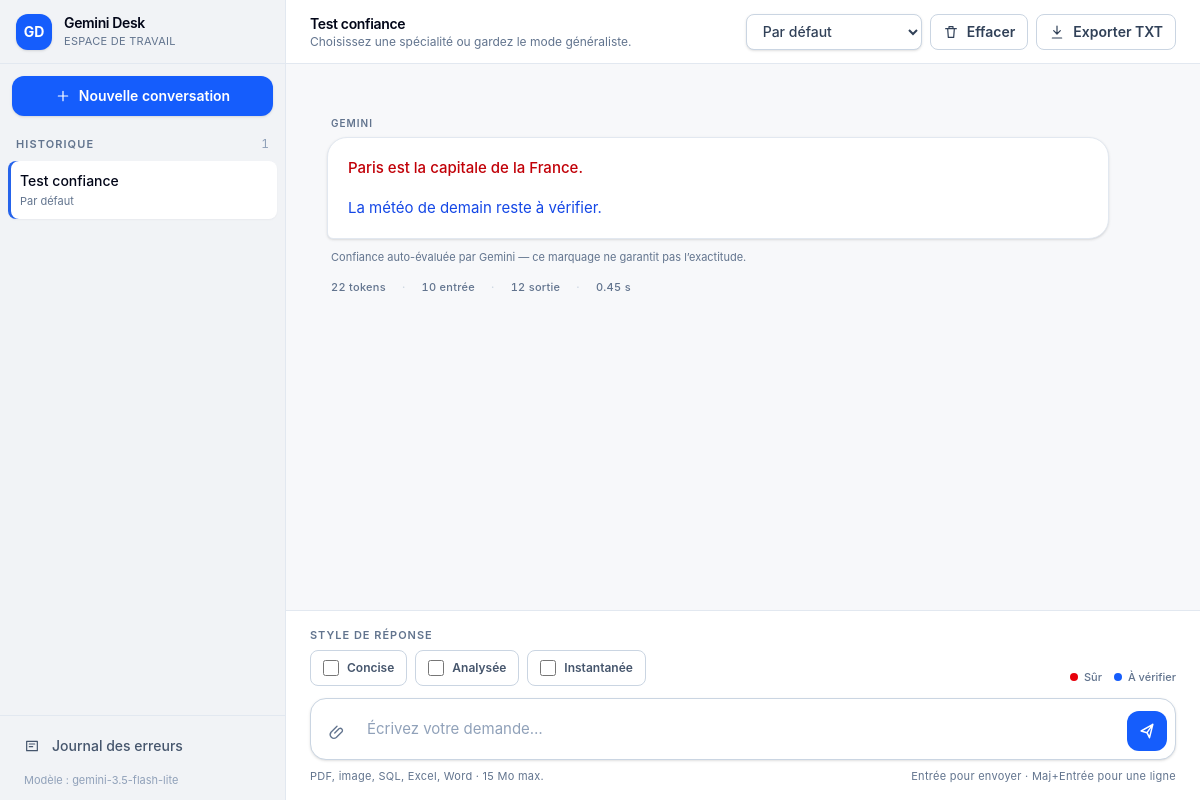
Screenshot of /?conversation_id=1 with the database file from the repository.
### app/models.py (models this page shows, shortened)
class Conversation(db.Model):
    __tablename__ = "conversations"
    id = db.Column(db.Integer, primary_key=True)
    title = db.Column(db.String(160), nullable=False, default="Nouvelle conversation")
    category = db.Column(db.String(40), nullable=False, default="default", index=True)
    created_at = db.Column(db.DateTime, nullable=False, default=utcnow)
    updated_at = db.Column(db.DateTime, nullable=False, default=utcnow, onupdate=utcnow, index=True)
    messages = db.relationship(
        "Message",
        back_populates="conversation",
        cascade="all, delete-orphan",
        order_by="Message.created_at",
    )

class Message(db.Model):
    __tablename__ = "messages"
    id = db.Column(db.Integer, primary_key=True)
    conversation_id = db.Column(
        db.Integer,
        db.ForeignKey("conversations.id", ondelete="CASCADE"),
        nullable=False,
        index=True,
    )
    role = db.Column(db.String(20), nullable=False)
    content = db.Column(db.Text, nullable=False)
    attachment_name = db.Column(db.String(255))
    attachment_text = db.Column(db.Text().with_variant(MEDIUMTEXT(), "mysql"))
    sql_report = db.Column(db.JSON)
    confidence_segments = db.Column(db.JSON)
    input_tokens = db.Column(db.Integer)
    output_tokens = db.Column(db.Integer)
    total_tokens = db.Column(db.Integer)
    response_time_ms = db.Column(db.Integer)
    created_at = db.Column(db.DateTime, nullable=False, default=utcnow, index=True)
    conversation = db.relationship("Conversation", back_populates="messages")

### app/routes.py (the view)
@bp.get("/")
def index():
    conversations = Conversation.query.order_by(Conversation.updated_at.desc()).all()
    selected_id = request.args.get("conversation_id", type=int)
    current = _conversation_or_none(selected_id)
    if selected_id and current is None:
        current = conversations[0] if conversations else None
    return render_template(
        "chat.html",
        conversations=conversations,
        current=current,
        categories=CATEGORIES,
        model=current_app.config["GEMINI_MODEL"],
    )

### app/markdown_utils.py (called while the page is built)
def _normalise_lists(source):
    lines = source.splitlines()
    normalized = []
    in_fenced_code = False
    previous_was_list_item = False
    for line in lines:
        if line.lstrip().startswith("```"):
            in_fenced_code = not in_fenced_code
        is_list_item = not in_fenced_code and bool(LIST_ITEM_PATTERN.match(line))
        if (
            is_list_item
            and normalized
            and normalized[-1].strip()
            and not previous_was_list_item
        ):
            normalized.append("")
        normalized.append(line)
        previous_was_list_item = is_list_item
    return "\n".join(normalized)

def render_markdown(value):
    source = _normalise_lists(str(value or ""))
    rendered = markdown.markdown(
        source,
        extensions=["fenced_code", "tables", "sane_lists"],
        output_format="html5",
    )
    cleaned = bleach.clean(
        rendered,
        tags=ALLOWED_TAGS,
        attributes=ALLOWED_ATTRIBUTES,
        protocols={"http", "https", "mailto"},
        strip=True,
    )
    return Markup(cleaned)

### app/routes.py (called while the page is built)
def _conversation_or_none(conversation_id):
    if not conversation_id:
        return None
    return db.session.get(Conversation, conversation_id)

### templates/chat.html (shortened to what this page needs)
{% extends "base.html" %}
{% block body %}
<div class="h-dvh overflow-hidden" id="app" data-conversation-id="{{ current.id if current else '' }}">
  <aside id="sidebar" class="fixed inset-y-0 left-0 z-40 flex w-[286px] -translate-x-full flex-col border-r border-slate-200 bg-[#f1f3f6] transition-transform duration-200 lg:translate-x-0">
    <div class="flex h-16 items-center justify-between border-b border-slate-200 px-4">
      <a href="/" class="flex min-w-0 items-center gap-3" aria-label="Accueil Gemini Desk">
        <span class="grid size-9 shrink-0 place-items-center rounded-xl bg-blue-600 text-sm font-bold text-white shadow-sm">GD</span>
        <span class="min-w-0">
          <span class="block truncate text-sm font-semibold tracking-tight">Gemini Desk</span>
          <span class="block truncate text-[11px] tracking-wide text-slate-500">ESPACE DE TRAVAIL</span>
        </span>
      </a>
    </div>
    <div class="px-3 pt-3">
      <button id="new-conversation" type="button" class="flex w-full items-center justify-center gap-2 rounded-xl bg-blue-600 px-4 py-2.5 text-sm font-semibold text-white shadow-sm transition-colors hover:bg-blue-700 focus-visible:outline focus-visible:outline-2 focus-visible:outline-offset-2 focus-visible:outline-blue-600">
        <svg class="size-4" viewBox="0 0 24 24" aria-hidden="true"><path d="M12 5v14M5 12h14" /></svg>
        Nouvelle conversation
      </button>
    </div>
    <div class="mt-5 flex items-center justify-between px-4">
      <h2 class="text-[11px] font-semibold uppercase tracking-[0.1em] text-slate-500">Historique</h2>
      <span id="conversation-count" class="text-xs tabular-nums text-slate-400">{{ conversations|length }}</span>
    </div>
    <nav id="conversation-list" class="mt-2 min-h-0 flex-1 overflow-y-auto px-2 pb-4" aria-label="Historique des conversations">
      {% for conversation in conversations %}
      <div class="conversation-row group {% if current and conversation.id == current.id %}is-active{% endif %}" data-conversation-row="{{ conversation.id }}">
        <a href="/?conversation_id={{ conversation.id }}" class="min-w-0 flex-1 py-2.5 pl-3">
          <span class="block truncate text-sm font-medium" data-conversation-title>{{ conversation.title }}</span>
          <span class="mt-0.5 block truncate text-[11px] text-slate-500">{{ categories[conversation.category].label }}</span>
        </a>
      </div>
      {% else %}
      <p id="history-empty" class="px-3 py-8 text-center text-sm leading-6 text-slate-500">Aucune conversation enregistrée.</p>
      {% endfor %}
    </nav>
    <div class="border-t border-slate-200 p-3">
      <a href="{{ url_for('main.journal') }}" class="flex items-center gap-3 rounded-lg px-3 py-2 text-sm font-medium text-slate-600 transition-colors hover:bg-white hover:text-slate-950">
        <svg class="size-4" viewBox="0 0 24 24" aria-hidden="true"><path d="M4 5h16v14H4zM8 9h8M8 13h5" /></svg>
        Journal des erreurs
      </a>
      <p class="mt-2 px-3 text-[11px] text-slate-400">Modèle : {{ model }}</p>
    </div>
  </aside>
  <main class="flex h-full min-w-0 flex-col overflow-hidden lg:pl-[286px]">
    <header class="flex min-h-16 shrink-0 flex-wrap items-center gap-3 border-b border-slate-200 bg-white px-4 py-2 sm:h-16 sm:flex-nowrap sm:px-6 sm:py-0">
      <div class="min-w-0 flex-1">
        <h1 id="page-title" class="truncate text-sm font-semibold tracking-tight">{{ current.title if current else 'Nouvelle conversation' }}</h1>
        <p class="hidden text-xs text-slate-500 sm:block">Choisissez une spécialité ou gardez le mode généraliste.</p>
      </div>
      <div class="order-last flex w-full min-w-0 items-center gap-2 sm:order-none sm:w-auto">
        <select id="category-select" class="control-select min-w-0 flex-1 sm:flex-none" aria-label="Catégorie de l'assistant">
          {% for key, category in categories.items() %}
          <option value="{{ key }}" {% if current and current.category == key %}selected{% endif %}>{{ category.label }}</option>
          {% endfor %}
        </select>
        <button id="clear-conversation" type="button" class="secondary-button" {% if not current %}disabled{% endif %}>
          <svg class="size-4" viewBox="0 0 24 24" aria-hidden="true"><path d="M4 7h16M9 7V4h6v3M7 7l1 13h8l1-13" /></svg>
          <span class="hidden sm:inline">Effacer</span>
        </button>
        <a id="export-link" href="{% if current %}{{ url_for('main.export_conversation', conversation_id=current.id) }}{% else %}#{% endif %}" class="secondary-button {% if not current %}pointer-events-none opacity-50{% endif %}">
          <svg class="size-4" viewBox="0 0 24 24" aria-hidden="true"><path d="M12 3v12M7 10l5 5 5-5M5 21h14" /></svg>
          <span class="hidden md:inline">Exporter TXT</span>
        </a>
      </div>
    </header>
    <section id="message-panel" class="min-h-0 flex-1 overflow-y-auto" aria-label="Messages">
      <div id="messages" class="mx-auto w-full max-w-4xl px-4 py-8 sm:px-8 sm:py-10" aria-live="polite">
        {% if current and current.messages %}
          {% for message in current.messages %}
          <article class="message-block {{ 'message-user' if message.role == 'user' else 'message-assistant' }}" data-message-id="{{ message.id }}">
            <div class="message-role">{{ 'Vous' if message.role == 'user' else 'Gemini' }}</div>
            {% if message.role == 'assistant' and message.confidence_segments %}
            <div class="message-content markdown-body confidence-content" aria-label="Réponse avec niveaux de confiance">
              {% for segment in message.confidence_segments %}<div class="confidence-segment confidence-{{ segment.confidence }}" data-confidence="{{ segment.confidence }}">{{ segment.text|markdown }}</div>{% endfor %}
            </div>
            <p class="confidence-caption">Confiance auto-évaluée par Gemini — ce marquage ne garantit pas l’exactitude.</p>
            {% else %}
            <div class="message-content{% if message.role == 'assistant' %} markdown-body{% endif %}">{% if message.role == 'assistant' %}{{ message.content|markdown }}{% else %}{{ message.content }}{% endif %}</div>
            {% endif %}
            {% if message.role == 'assistant' and message.total_tokens is not none %}
            <div class="message-metrics">
              <span>{{ message.total_tokens }} tokens</span>
              <span>{{ message.input_tokens or 0 }} entrée</span>
              <span>{{ message.output_tokens or 0 }} sortie</span>
              <span>{{ '%.2f'|format((message.response_time_ms or 0) / 1000) }} s</span>
            </div>
            {% endif %}
          </article>
          {% endfor %}
        {% endif %}
      </div>
    </section>
    <div class="shrink-0 border-t border-slate-200 bg-white px-4 py-4 sm:px-6">
      <form id="chat-form" class="mx-auto w-full max-w-4xl" enctype="multipart/form-data">
        <div class="mb-3 flex flex-col gap-2 sm:flex-row sm:items-end sm:justify-between">
          <fieldset class="min-w-0">
            <legend class="mb-1.5 text-[11px] font-semibold uppercase tracking-[0.09em] text-slate-500">Style de réponse</legend>
            <div class="flex flex-wrap gap-2">
              <label class="response-mode" title="Va à l’essentiel et évite les répétitions.">
                <input type="checkbox" name="response_modes" value="concise" />
                <span>Concise</span>
              </label>
              <label class="response-mode" title="Vérifie les hypothèses et structure la conclusion.">
                <input type="checkbox" name="response_modes" value="analyzed" />
                <span>Analysée</span>
              </label>
              <label class="response-mode" title="Donne immédiatement le résultat principal.">
                <input type="checkbox" name="response_modes" value="instant" />
                <span>Instantanée</span>
              </label>
            </div>
          </fieldset>
          <div class="confidence-legend" aria-label="Légende de confiance déclarée par Gemini">
            <span><i class="confidence-dot confidence-dot-sure"></i>Sûr</span>
            <span><i class="confidence-dot confidence-dot-uncertain"></i>À vérifier</span>
          </div>
        </div>
        <div class="composer">
          <label for="file-input" class="icon-button shrink-0 cursor-pointer" title="Importer un fichier">
            <svg viewBox="0 0 24 24" aria-hidden="true"><path d="M9 12l6-6a3 3 0 014 4l-8 8a5 5 0 01-7-7l8-8" /></svg>
          </label>
          <textarea id="message-input" name="message" rows="1" placeholder="Écrivez votre demande…" class="min-h-11 max-h-40 min-w-0 flex-1 resize-none bg-transparent px-2 py-2.5 text-[15px] leading-6 text-slate-950 placeholder:text-slate-400 focus:outline-none"></textarea>
          <button id="send-button" type="submit" class="grid size-10 shrink-0 place-items-center rounded-xl bg-blue-600 text-white transition-colors hover:bg-blue-700 disabled:cursor-not-allowed disabled:opacity-50" aria-label="Envoyer">
            <svg class="size-5" viewBox="0 0 24 24" aria-hidden="true"><path d="M5 12l14-8-4 16-3-6-7-2zM12 14l7-10" /></svg>
          </button>
        </div>
        <div class="mt-2 flex items-center justify-between gap-3 text-[11px] tracking-wide text-slate-500">
          <p id="status" role="status" aria-live="polite">PDF, image, SQL, Excel, Word · 15 Mo max.</p>
          <p class="hidden sm:block">Entrée pour envoyer · Maj+Entrée pour une ligne</p>
        </div>
      </form>
    </div>
  </main>
</div>
{% endblock %}

### templates/base.html (shortened to what this page needs)
<!doctype html>
<html lang="fr">
  <head>
    <link rel="stylesheet" href="{{ url_for('static', filename='css/output.css') }}" />
  </head>
  <body class="min-h-screen bg-[#f7f8fa] text-slate-950 antialiased">
    {% block body %}{% endblock %}
  </body>
</html>

### rows the page displays
Conversation: title "Test confiance", category "Par défaut"
Message: role "GEMINI", text "Paris est la capitale de la France." "La météo de demain reste à vérifier.", total_tokens "22", input_tokens "10", output_tokens "12", (message.response_time_msor0)/1000 "0.45"

### other values shown
{{ conversations|length }} "1"
{{ model }} "gemini-3.5-flash-lite"
